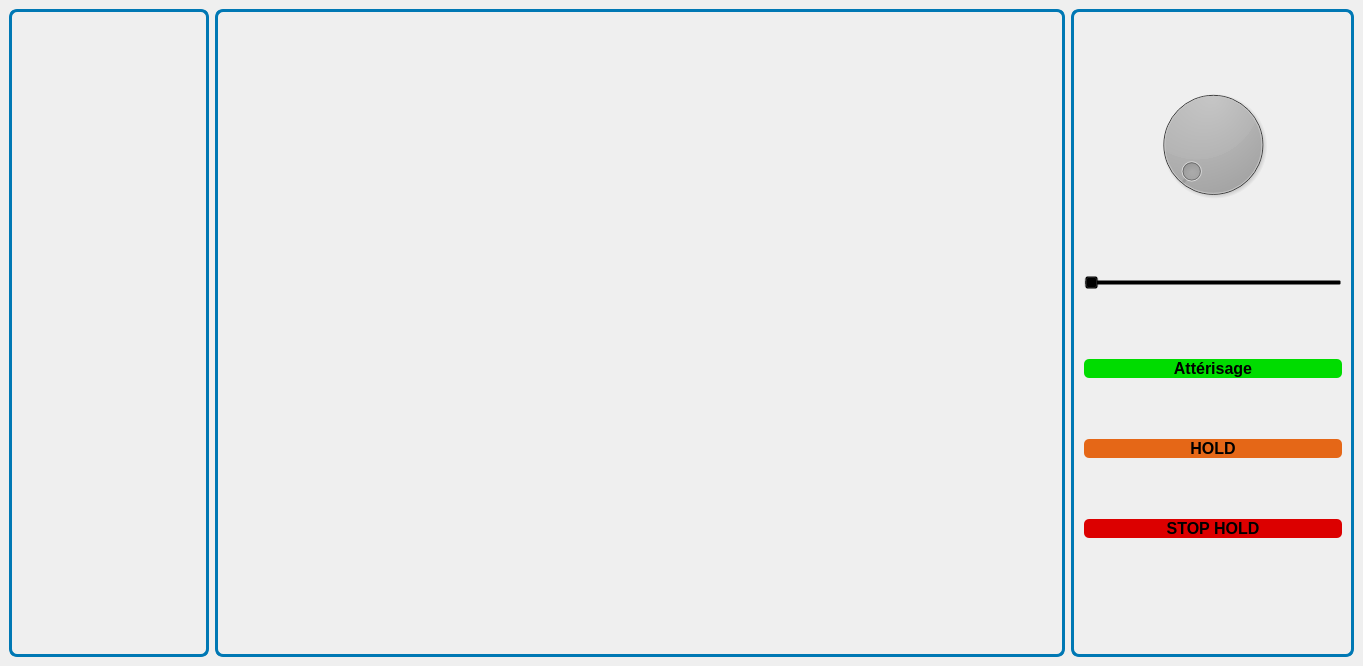
<?xml version="1.0" encoding="UTF-8"?>
<ui version="4.0">
 <class>MainWindow</class>
 <widget class="QMainWindow" name="MainWindow">
  <property name="geometry">
   <rect>
    <x>0</x>
    <y>0</y>
    <width>1363</width>
    <height>666</height>
   </rect>
  </property>
  <property name="styleSheet">
   <string notr="true"/>
  </property>
  <widget class="QWidget" name="centralwidget">
   <property name="styleSheet">
    <string notr="true">#frameLeft, #frameCenter, #frameRight {
    border: 3px solid rgb(0, 120, 180);
    border-radius: 8px;          
    background-color: transparent; 
}
#frameLeft *, #frameCenter *, #frameRight * {
    border: none;
    background: transparent;
}
</string>
   </property>
   <layout class="QHBoxLayout" name="horizontalLayout" stretch="0,3,1">
    <item>
     <widget class="QFrame" name="frameLeft">
      <property name="minimumSize">
       <size>
        <width>200</width>
        <height>0</height>
       </size>
      </property>
      <property name="styleSheet">
       <string notr="true">background-color: transparent</string>
      </property>
      <layout class="QVBoxLayout" name="verticalLayout_2"/>
     </widget>
    </item>
    <item>
     <widget class="QFrame" name="frameCenter">
      <property name="styleSheet">
       <string>background-color: rgba(0,0,0,0);</string>
      </property>
     </widget>
    </item>
    <item>
     <widget class="QFrame" name="frameRight">
      <property name="minimumSize">
       <size>
        <width>200</width>
        <height>0</height>
       </size>
      </property>
      <property name="styleSheet">
       <string notr="true"/>
      </property>
      <layout class="QVBoxLayout" name="verticalLayout" stretch="0,0,0,0,0">
       <property name="spacing">
        <number>0</number>
       </property>
       <property name="leftMargin">
        <number>10</number>
       </property>
       <property name="rightMargin">
        <number>9</number>
       </property>
       <property name="bottomMargin">
        <number>50</number>
       </property>
       <item>
        <widget class="QDial" name="dialAngle">
         <property name="maximumSize">
          <size>
           <width>300</width>
           <height>125</height>
          </size>
         </property>
         <property name="maximum">
          <number>360</number>
         </property>
         <property name="singleStep">
          <number>10</number>
         </property>
         <property name="value">
          <number>10</number>
         </property>
        </widget>
       </item>
       <item>
        <widget class="QSlider" name="horizontalSliderSpeed">
         <property name="maximumSize">
          <size>
           <width>300</width>
           <height>30</height>
          </size>
         </property>
         <property name="minimum">
          <number>10</number>
         </property>
         <property name="maximum">
          <number>25</number>
         </property>
         <property name="value">
          <number>10</number>
         </property>
         <property name="orientation">
          <enum>Qt::Orientation::Horizontal</enum>
         </property>
        </widget>
       </item>
       <item>
        <widget class="QPushButton" name="pushButtonLand">
         <property name="styleSheet">
          <string notr="true">background-color: rgb(0, 220, 0);
font-weight: bold;                    
font-size: 16px;                      
border-radius: 5px;</string>
         </property>
         <property name="text">
          <string>Attérisage</string>
         </property>
        </widget>
       </item>
       <item>
        <widget class="QPushButton" name="pushButtonHold">
         <property name="styleSheet">
          <string notr="true">background-color: rgb(229, 103, 23);
font-weight: bold;                    
font-size: 16px;                      
border-radius: 5px;</string>
         </property>
         <property name="text">
          <string>HOLD</string>
         </property>
        </widget>
       </item>
       <item>
        <widget class="QPushButton" name="pushButton">
         <property name="styleSheet">
          <string notr="true">background-color: rgb(220, 0, 0);
font-weight: bold;                   
font-size: 16px;
border-radius: 5px;                     </string>
         </property>
         <property name="text">
          <string>STOP HOLD</string>
         </property>
        </widget>
       </item>
      </layout>
     </widget>
    </item>
   </layout>
  </widget>
 </widget>
 <resources/>
 <connections>
  <connection>
   <sender>horizontalSliderSpeed</sender>
   <signal>valueChanged(int)</signal>
   <receiver>MainWindow</receiver>
   <slot>emit_speed_change(int)</slot>
   <hints>
    <hint type="sourcelabel">
     <x>1178</x>
     <y>287</y>
    </hint>
    <hint type="destinationlabel">
     <x>950</x>
     <y>4</y>
    </hint>
   </hints>
  </connection>
  <connection>
   <sender>dialAngle</sender>
   <signal>valueChanged(int)</signal>
   <receiver>MainWindow</receiver>
   <slot>emit_angle_change(int)</slot>
   <hints>
    <hint type="sourcelabel">
     <x>1178</x>
     <y>160</y>
    </hint>
    <hint type="destinationlabel">
     <x>952</x>
     <y>639</y>
    </hint>
   </hints>
  </connection>
  <connection>
   <sender>pushButtonLand</sender>
   <signal>clicked()</signal>
   <receiver>MainWindow</receiver>
   <slot>land_selected_plane()</slot>
   <hints>
    <hint type="sourcelabel">
     <x>1178</x>
     <y>364</y>
    </hint>
    <hint type="destinationlabel">
     <x>1202</x>
     <y>475</y>
    </hint>
   </hints>
  </connection>
  <connection>
   <sender>pushButtonHold</sender>
   <signal>clicked()</signal>
   <receiver>MainWindow</receiver>
   <slot>send_to_hold()</slot>
   <hints>
    <hint type="sourcelabel">
     <x>1096</x>
     <y>431</y>
    </hint>
    <hint type="destinationlabel">
     <x>1194</x>
     <y>532</y>
    </hint>
   </hints>
  </connection>
  <connection>
   <sender>pushButton</sender>
   <signal>clicked()</signal>
   <receiver>MainWindow</receiver>
   <slot>stop_hold()</slot>
   <hints>
    <hint type="sourcelabel">
     <x>1064</x>
     <y>511</y>
    </hint>
    <hint type="destinationlabel">
     <x>1191</x>
     <y>509</y>
    </hint>
   </hints>
  </connection>
 </connections>
 <slots>
  <slot>emit_speed_change(int)</slot>
  <slot>emit_angle_change(int)</slot>
  <slot>name_plane()</slot>
  <slot>angle_plane()</slot>
  <slot>land_selected_plane()</slot>
  <slot>send_to_hold()</slot>
  <slot>stop_hold()</slot>
 </slots>
</ui>
